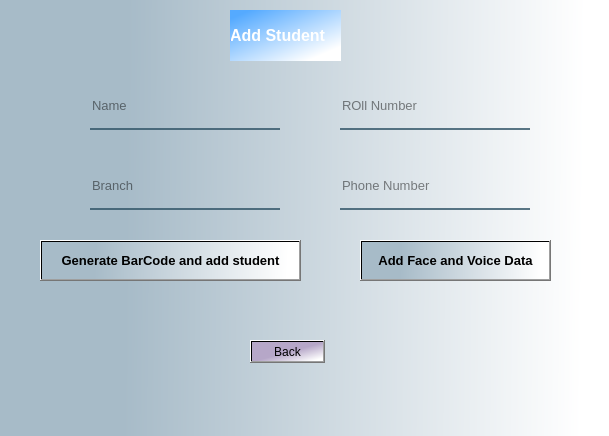
<?xml version="1.0" encoding="UTF-8"?>
<ui version="4.0">
 <class>Form</class>
 <widget class="QWidget" name="Form">
  <property name="geometry">
   <rect>
    <x>0</x>
    <y>0</y>
    <width>609</width>
    <height>436</height>
   </rect>
  </property>
  <property name="windowTitle">
   <string>Form</string>
  </property>
  <property name="styleSheet">
   <string notr="true">background-color: qlineargradient(spread:pad, x1:0.209, y1:0.147727, x2:0.96, y2:0.153409, stop:0 rgba(167, 187, 200, 255), stop:1 rgba(255, 255, 255, 255));</string>
  </property>
  <widget class="QLabel" name="label">
   <property name="geometry">
    <rect>
     <x>230</x>
     <y>10</y>
     <width>111</width>
     <height>51</height>
    </rect>
   </property>
   <property name="font">
    <font>
     <pointsize>12</pointsize>
     <weight>75</weight>
     <bold>true</bold>
    </font>
   </property>
   <property name="styleSheet">
    <string notr="true">color: qlineargradient(spread:pad, x1:0, y1:0, x2:1, y2:0, stop:0 rgba(0, 0, 219, 255), stop:1 rgba(255, 255, 255, 255));
background-color: qlineargradient(spread:pad, x1:0.0903955, y1:0.091, x2:0.831, y2:0.875, stop:0 rgba(85, 170, 255, 255), stop:1 rgba(255, 255, 255, 255));</string>
   </property>
   <property name="text">
    <string>Add Student</string>
   </property>
  </widget>
  <widget class="QLineEdit" name="lineEdit">
   <property name="geometry">
    <rect>
     <x>90</x>
     <y>90</y>
     <width>190</width>
     <height>40</height>
    </rect>
   </property>
   <property name="font">
    <font>
     <pointsize>10</pointsize>
    </font>
   </property>
   <property name="styleSheet">
    <string notr="true">background-color:rgba(0, 0, 0, 0);
border:none;
border-bottom:2px solid rgba(46, 82, 101, 200);
color:rgba(0, 0, 0, 240);
padding-bottom:7px;</string>
   </property>
   <property name="placeholderText">
    <string>Name</string>
   </property>
  </widget>
  <widget class="QLineEdit" name="lineEdit_2">
   <property name="geometry">
    <rect>
     <x>340</x>
     <y>90</y>
     <width>190</width>
     <height>40</height>
    </rect>
   </property>
   <property name="font">
    <font>
     <pointsize>10</pointsize>
    </font>
   </property>
   <property name="styleSheet">
    <string notr="true">background-color:rgba(0, 0, 0, 0);
border:none;
border-bottom:2px solid rgba(46, 82, 101, 200);
color:rgba(0, 0, 0, 240);
padding-bottom:7px;</string>
   </property>
   <property name="placeholderText">
    <string>ROll Number</string>
   </property>
  </widget>
  <widget class="QLineEdit" name="lineEdit_3">
   <property name="geometry">
    <rect>
     <x>90</x>
     <y>170</y>
     <width>190</width>
     <height>40</height>
    </rect>
   </property>
   <property name="font">
    <font>
     <pointsize>10</pointsize>
    </font>
   </property>
   <property name="styleSheet">
    <string notr="true">background-color:rgba(0, 0, 0, 0);
border:none;
border-bottom:2px solid rgba(46, 82, 101, 200);
color:rgba(0, 0, 0, 240);
padding-bottom:7px;</string>
   </property>
   <property name="placeholderText">
    <string>Branch</string>
   </property>
  </widget>
  <widget class="QLineEdit" name="lineEdit_4">
   <property name="geometry">
    <rect>
     <x>340</x>
     <y>170</y>
     <width>190</width>
     <height>40</height>
    </rect>
   </property>
   <property name="font">
    <font>
     <pointsize>10</pointsize>
    </font>
   </property>
   <property name="styleSheet">
    <string notr="true">background-color:rgba(0, 0, 0, 0);
border:none;
border-bottom:2px solid rgba(46, 82, 101, 200);
color:rgba(0, 0, 0, 240);
padding-bottom:7px;</string>
   </property>
   <property name="placeholderText">
    <string>Phone Number</string>
   </property>
  </widget>
  <widget class="QToolButton" name="toolButton">
   <property name="geometry">
    <rect>
     <x>40</x>
     <y>240</y>
     <width>261</width>
     <height>41</height>
    </rect>
   </property>
   <property name="font">
    <font>
     <pointsize>10</pointsize>
     <weight>75</weight>
     <bold>true</bold>
    </font>
   </property>
   <property name="text">
    <string>Generate BarCode and add student</string>
   </property>
  </widget>
  <widget class="QPushButton" name="pushButton">
   <property name="geometry">
    <rect>
     <x>250</x>
     <y>340</y>
     <width>75</width>
     <height>23</height>
    </rect>
   </property>
   <property name="styleSheet">
    <string notr="true">background-color: qlineargradient(spread:pad, x1:0.528, y1:0.511455, x2:0.938, y2:0.914955, stop:0 rgba(182, 167, 200, 255), stop:1 rgba(255, 255, 255, 255));</string>
   </property>
   <property name="text">
    <string>Back</string>
   </property>
  </widget>
  <widget class="QToolButton" name="toolButton_2">
   <property name="geometry">
    <rect>
     <x>360</x>
     <y>240</y>
     <width>191</width>
     <height>41</height>
    </rect>
   </property>
   <property name="font">
    <font>
     <pointsize>10</pointsize>
     <weight>75</weight>
     <bold>true</bold>
    </font>
   </property>
   <property name="text">
    <string>Add Face and Voice Data</string>
   </property>
  </widget>
 </widget>
 <resources/>
 <connections/>
</ui>
